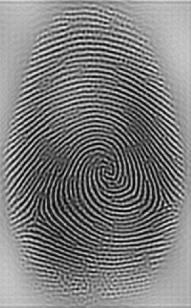
#> input picture Combination/FingerPrint/image.png, 191 x 308 px
$ python code.py
#> lines starting #> are read from the running program, lines starting #| are printed output that depends on the picture
import cv2
import numpy as np

kernel=np.array([[0, 1, 0], [1, 0, 1], [0, 1, 0]]).astype("uint8")
image=cv2.imread('image.png')
#> image is the input picture: shape (308, 191, 3); min 1, max 246, mean 124.4
image=cv2.cvtColor(image, cv2.COLOR_BGR2GRAY)
#> image: shape (308, 191)
result, image=cv2.threshold(image, 0, 255, cv2.THRESH_BINARY+cv2.THRESH_OTSU)
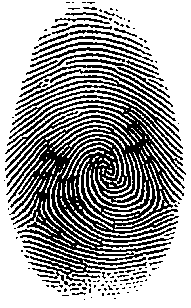
#> image: shape (308, 191); 62.9% white; black in thin lines or dots
#> result = 111
m=len(image)
#> m = 308
n=len(image[0])
#> n = 191
for i in range(m):
    for j in range(n):
        image[i][j]=255-image[i][j]
#> image: shape (308, 191); 37.1% white in thin lines or dots
image=image-cv2.morphologyEx(image, cv2.MORPH_HITMISS, kernel)
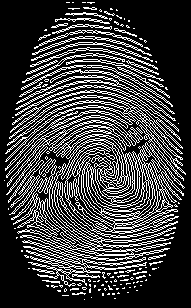
#> image: shape (308, 191); min 0, max 255, mean 63
cv2.imwrite('fingerprint.png', image)
